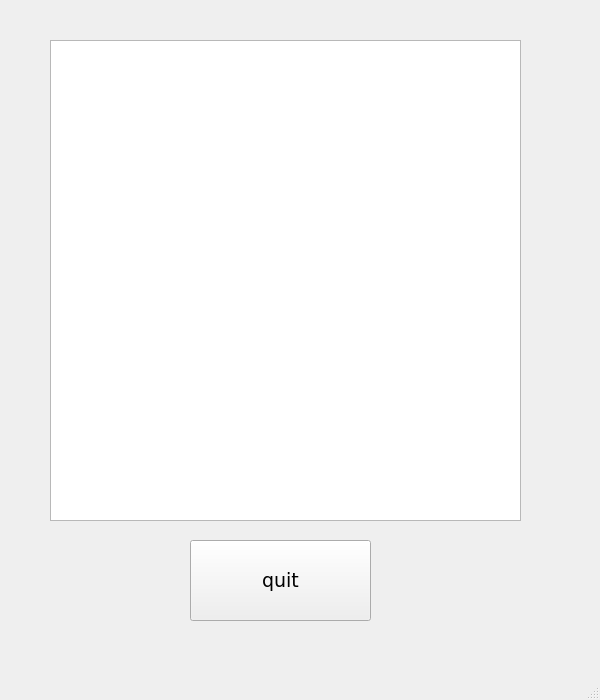
<?xml version="1.0" encoding="UTF-8"?>
<ui version="4.0">
 <class>MainWindow</class>
 <widget class="QMainWindow" name="MainWindow">
  <property name="geometry">
   <rect>
    <x>0</x>
    <y>0</y>
    <width>600</width>
    <height>700</height>
   </rect>
  </property>
  <property name="font">
   <font>
    <family>Verdana</family>
    <pointsize>14</pointsize>
   </font>
  </property>
  <property name="windowTitle">
   <string>MainWindow</string>
  </property>
  <widget class="QWidget" name="centralwidget">
   <widget class="QPushButton" name="pushButton_quit">
    <property name="geometry">
     <rect>
      <x>190</x>
      <y>540</y>
      <width>181</width>
      <height>81</height>
     </rect>
    </property>
    <property name="text">
     <string>quit</string>
    </property>
   </widget>
   <widget class="QTextBrowser" name="textBrowser">
    <property name="geometry">
     <rect>
      <x>50</x>
      <y>40</y>
      <width>471</width>
      <height>481</height>
     </rect>
    </property>
   </widget>
  </widget>
  <widget class="QStatusBar" name="statusbar"/>
 </widget>
 <resources/>
 <connections>
  <connection>
   <sender>pushButton_quit</sender>
   <signal>clicked()</signal>
   <receiver>MainWindow</receiver>
   <slot>close()</slot>
   <hints>
    <hint type="sourcelabel">
     <x>290</x>
     <y>569</y>
    </hint>
    <hint type="destinationlabel">
     <x>299</x>
     <y>349</y>
    </hint>
   </hints>
  </connection>
 </connections>
</ui>
